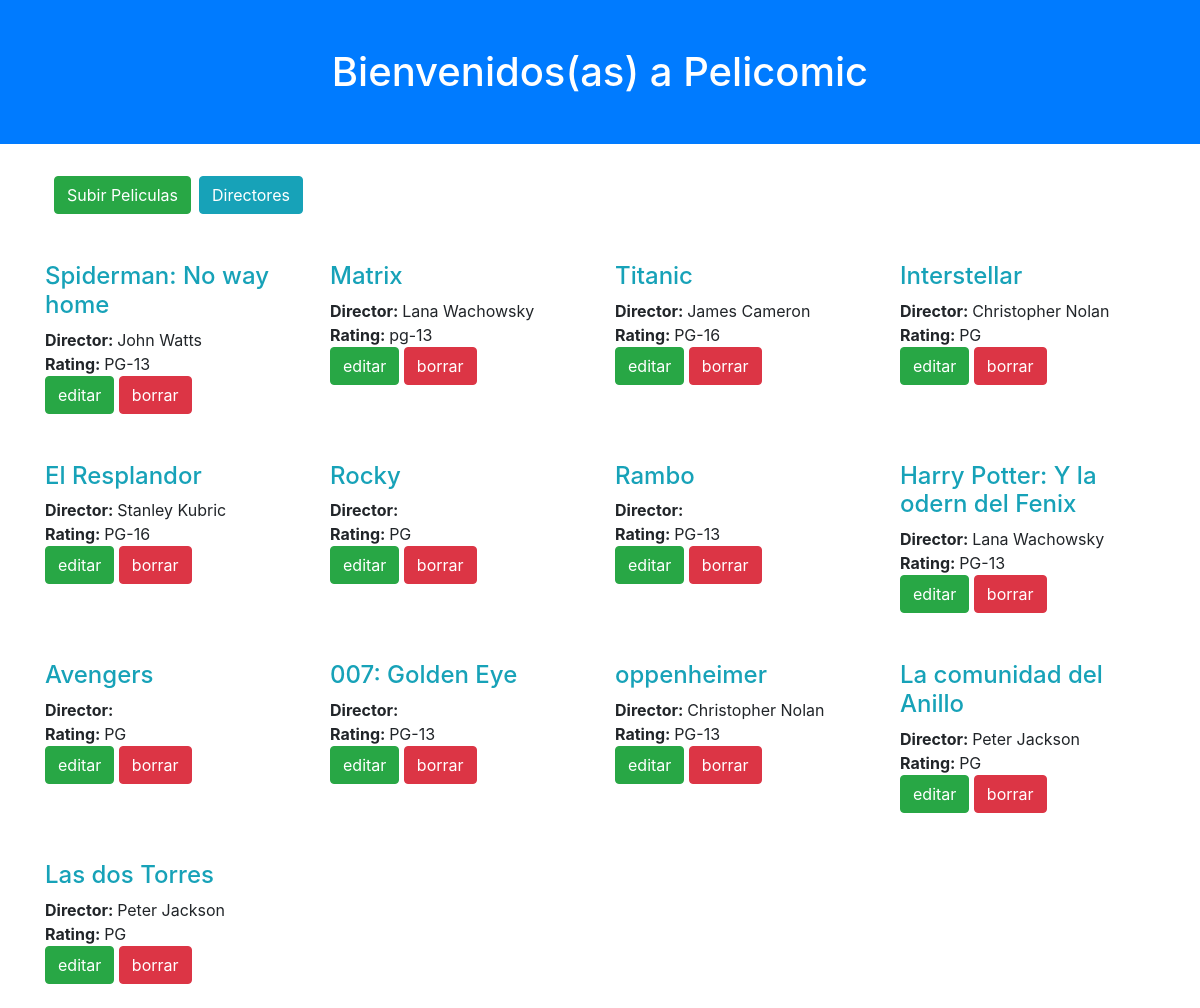
The page / on the database its author committed.
### tables this page shows
CREATE TABLE `peliculas` (
  `peli_id` int(10) UNSIGNED NOT NULL,
  `peli_dire_id` int(10) UNSIGNED DEFAULT NULL,
  `peli_img` text DEFAULT NULL,
  `peli_nombre` varchar(50) NOT NULL,
  `peli_genero` varchar(50) NOT NULL,
  `peli_fechaEstreno` date NOT NULL,
  `peli_restricciones` varchar(5) DEFAULT NULL
);

### index.php (the view, shortened to what this page needs)
<?php
    include "conexion.php";
?>
<!DOCTYPE html>
<html lang="es">
<head>
    <link rel="stylesheet" href="https://cdnjs.cloudflare.com/ajax/libs/bootstrap/4.6.2/css/bootstrap.min.css" />
</head>
<body>
    <h1 class="text-center pt-5 pb-5 bg-primary text-white">Bienvenidos(as) a Pelicomic</h1>
    <section class="container">
        <div class="row p-4">
            <a href="crear.php" class="btn btn-success">Subir Peliculas</a>
            <a href="directores" class="btn btn-info ml-2">Directores</a>
        </div>
        <div class="row">
            <?php
                $query = "SELECT
                    a.peli_id,
                    a.peli_nombre,
                    a.peli_img,
                    CONCAT(b.dire_nombres, ' ', b.dire_apellidos) AS director,
                    a.peli_restricciones
                        FROM peliculas a
                            LEFT JOIN directores b ON a.peli_dire_id = dire_id";
                $res_query = mysqli_query($conexion, $query);
                while($fila = mysqli_fetch_assoc($res_query)){
                    ?>
                        <div class="col-md-3 mb-4">
                            <h4 class="text-info"><?php echo $fila['peli_nombre']; ?></h4>
                            <div>
                                <strong>Director: </strong> <?php echo $fila['director']; ?>
                            </div>
                            <div>
                                <strong>Rating: </strong> <?php echo $fila['peli_restricciones']; ?>
                            </div>
                            <div>
                                <a href="editar.php?id=<?php echo $fila['peli_id']; ?>" class="btn btn-success">editar</a>
                                <a href="borrar.php?id=<?php echo $fila['peli_id']; ?>" class="btn btn-danger">borrar</a>
                            </div>
                        </div>
                <?php }
            ?>
        </div>
    </section>
</body>
</html>

### rows shown on the page
peliculas: peli_nombre "Spiderman: No way home", director "John Watts", peli_restricciones "PG-13"
peliculas: peli_nombre "Matrix", director "Lana Wachowsky", peli_restricciones "pg-13"
peliculas: peli_nombre "Titanic", director "James Cameron", peli_restricciones "PG-16"
peliculas: peli_nombre "Interstellar", director "Christopher Nolan", peli_restricciones "PG"
peliculas: peli_nombre "El Resplandor", director "Stanley Kubric", peli_restricciones "PG-16"
peliculas: peli_nombre "Rocky", peli_restricciones "PG"
peliculas: peli_nombre "Rambo", peli_restricciones "PG-13"
peliculas: peli_nombre "Harry Potter: Y la odern del Fenix", director "Lana Wachowsky", peli_restricciones "PG-13"
peliculas: peli_nombre "Avengers", peli_restricciones "PG"
peliculas: peli_nombre "007: Golden Eye", peli_restricciones "PG-13"
peliculas: peli_nombre "oppenheimer", director "Christopher Nolan", peli_restricciones "PG-13"
peliculas: peli_nombre "La comunidad del Anillo", director "Peter Jackson", peli_restricciones "PG"
peliculas: peli_nombre "Las dos Torres", director "Peter Jackson", peli_restricciones "PG"
